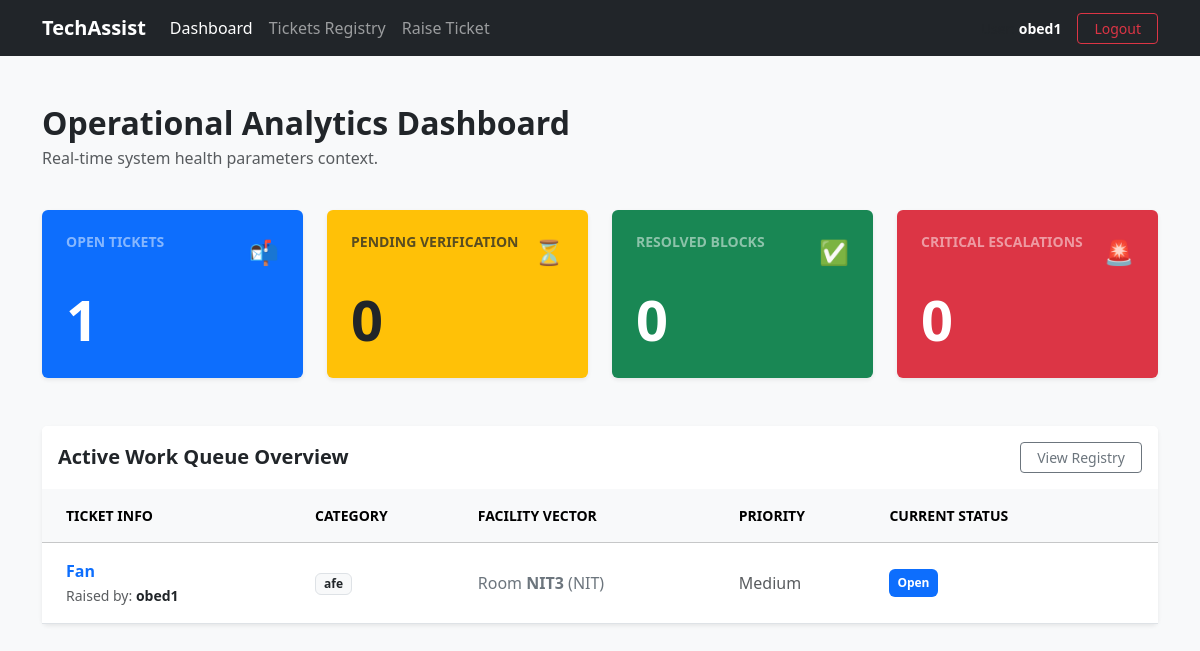
The page / (signed in) on the database as committed earlier.
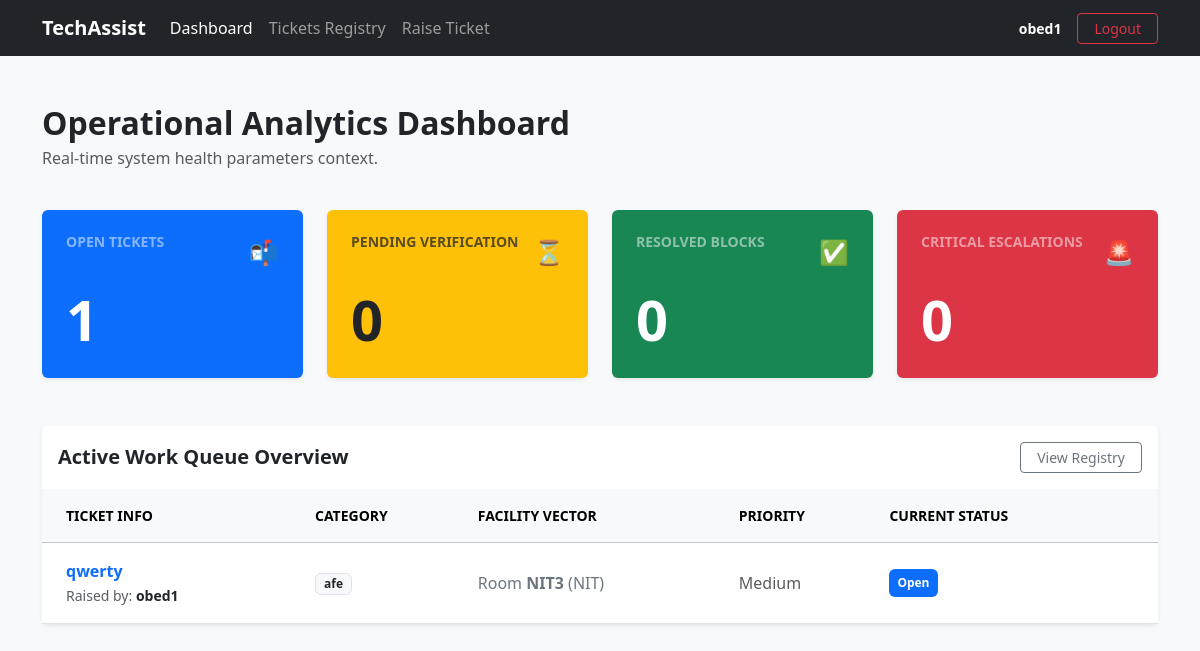
The same page on the database as committed later.
### tickets/models.py (models this page shows, shortened)
class Ticket(models.Model):
    STATUS_CHOICES = [
        ('OPEN', 'Open'),
        ('IN_PROGRESS', 'In Progress'),
        ('PENDING', 'Pending'),
        ('RESOLVED', 'Resolved'),
        ('CLOSED', 'Closed'),
    ]
    PRIORITY_CHOICES = [
        ('LOW', 'Low'),
        ('MEDIUM', 'Medium'),
        ('HIGH', 'High'),
        ('URGENT', 'Urgent'),
    ]
    title = models.CharField(max_length=250)
    description = models.TextField()
    category = models.CharField(max_length=100)  # Hardware, Network, Software etc.
    building = models.CharField(max_length=100)
    room_number = models.CharField(max_length=50)
    priority = models.CharField(max_length=10, choices=PRIORITY_CHOICES, default='MEDIUM')
    status = models.CharField(max_length=20, choices=STATUS_CHOICES, default='OPEN')
    created_by = models.ForeignKey(User, on_delete=models.CASCADE, related_name='tickets_created')
    assigned_to = models.ForeignKey(User, on_delete=models.SET_NULL, null=True, blank=True, related_name='tickets_assigned')
    created_at = models.DateTimeField(auto_now_add=True)
    updated_at = models.DateTimeField(auto_now=True)

### tickets/views.py (the view)
# urls.py: path('', HomePageView.as_view(), name='home'),
class HomePageView(LoginRequiredMixin, ListView):
    model = Ticket
    template_name = 'home.html'
    context_object_name = 'dashboard_tickets'
    def get_context_data(self, **kwargs):
        context = super().get_context_data(**kwargs)
        user = self.request.user
        if user.is_superuser:
            base_qs = Ticket.objects.all()
        elif hasattr(user, 'profile') and user.profile.role == 'USER':
            base_qs = Ticket.objects.filter(created_by=user)
        elif hasattr(user, 'profile') and user.profile.role == 'TECHNICIAN':
            base_qs = Ticket.objects.filter(assigned_to=user)
        else:
            base_qs = Ticket.objects.all()
        context['open_tickets'] = base_qs.filter(status='OPEN').count()
        context['resolved_tickets'] = base_qs.filter(status='RESOLVED').count()
        context['pending_tickets'] = base_qs.filter(status='PENDING').count()
        context['high_priority_tickets'] = base_qs.filter(priority__in=['HIGH', 'URGENT']).count()
        if user.is_superuser:
            context['dashboard_tickets'] = Ticket.objects.all().order_by('-created_at')[:10]
        else:
            context['dashboard_tickets'] = base_qs.order_by('-created_at')[:5]
        return context

### templates/home.html (shortened to what the changed rows need)
{% extends 'base.html' %}
{% block content %}
<div class="row mb-4">
    <div class="col-12">
        <h2 class="fw-bold text-dark mb-1">Operational Analytics Dashboard</h2>
    </div>
</div>
<div class="row g-4 mb-5">
    <div class="col-xl-3 col-md-6">
        <div class="card bg-primary text-white h-100 shadow-sm border-0 transition-hover">
            <div class="card-body p-4 d-flex flex-column justify-content-between" style="min-height: 140px;">
                <h2 class="display-4 fw-bold mb-0 mt-3">{{ open_tickets|default:0 }}</h2>
            </div>
        </div>
    </div>
    <div class="col-xl-3 col-md-6">
        <div class="card bg-warning text-dark h-100 shadow-sm border-0 transition-hover">
            <div class="card-body p-4 d-flex flex-column justify-content-between" style="min-height: 140px;">
                <h2 class="display-4 fw-bold mb-0 mt-3">{{ pending_tickets|default:0 }}</h2>
            </div>
        </div>
    </div>
    <div class="col-xl-3 col-md-6">
        <div class="card bg-success text-white h-100 shadow-sm border-0 transition-hover">
            <div class="card-body p-4 d-flex flex-column justify-content-between" style="min-height: 140px;">
                <h2 class="display-4 fw-bold mb-0 mt-3">{{ resolved_tickets|default:0 }}</h2>
            </div>
        </div>
    </div>
    <div class="col-xl-3 col-md-6">
        <div class="card bg-danger text-white h-100 shadow-sm border-0 transition-hover">
            <div class="card-body p-4 d-flex flex-column justify-content-between" style="min-height: 140px;">
                <h2 class="display-4 fw-bold mb-0 mt-3">{{ high_priority_tickets|default:0 }}</h2>
            </div>
        </div>
    </div>
</div>
<div class="row">
    <div class="col-12">
        <div class="card shadow-sm border-0">
            <div class="card-body p-0">
                <div class="table-responsive">
                    <table class="table table-hover align-middle mb-0">
                        <thead class="table-light text-secondary small text-uppercase">
                            <tr>
                                <th class="ps-4 py-3">Ticket Info</th>
                                <th class="py-3">Category</th>
                                <th class="py-3">Facility Vector</th>
                                <th class="py-3">Priority</th>
                                <th class="pe-4 py-3">Current Status</th>
                            </tr>
                        </thead>
                        <tbody>
                            {% for ticket in object_list %}
                            <tr>
                                <td class="ps-4 py-3">
                                    <span class="fw-bold text-primary">{{ ticket.title }}</span><br>
                                    <small class="text-muted">Raised by: <strong class="text-dark">{{ ticket.created_by.username|default:"Anonymous" }}</strong></small>
                                </td>
                                <td class="py-3"><span class="badge bg-light text-dark border px-2 py-1">{{ ticket.category }}</span></td>
                                <td class="py-3 text-secondary">Room <strong>{{ ticket.room_number }}</strong> ({{ ticket.building }})</td>
                                <td class="py-3">
                                    {% if ticket.priority == 'URGENT' or ticket.priority == 'HIGH' %}
                                        <span class="text-danger fw-bold">🚨 {{ ticket.get_priority_display }}</span>
                                    {% else %}
                                        <span class="text-muted">{{ ticket.get_priority_display }}</span>
                                    {% endif %}
                                </td>
                                <td class="pe-4 py-3">
                                    <span class="badge p-2 {% if ticket.status == 'OPEN' %}bg-primary{% elif ticket.status == 'RESOLVED' %}bg-success{% else %}bg-warning text-dark{% endif %}">
                                        {{ ticket.get_status_display }}
                                    </span>
                                </td>
                            </tr>
                            {% empty %}
                            <tr>
                                <td colspan="5" class="text-center text-muted py-5 bg-white">
                                    <p class="mb-0 fs-6">No active context entries discovered matching this role configuration.</p>
                                </td>
                            </tr>
                            {% endfor %}
                        </tbody>
                    </table>
                </div>
            </div>
        </div>
    </div>
</div>
{% endblock %}

Rows that differ between the two databases and show on the page:
changed Ticket "NIT3": title "Fan" → "qwerty"
